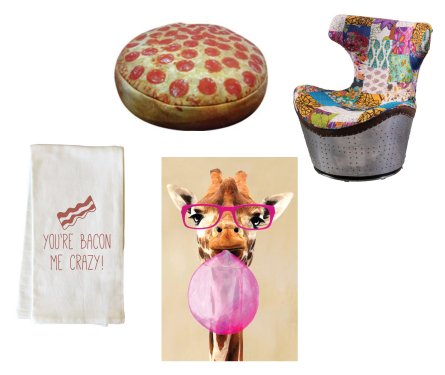
#> input picture finds.png, 445 x 375 px
$ jupyter execute --allow-errors Seam+Carving.ipynb   (shell and % lines are left out)
#> lines starting #> are read from the running program, lines starting #| are printed output that depends on the picture; after the words box and inside, x2 and y2 are one past the last pixel; in counts of white or black regions, pixels touching at a corner belong together
### seamcarving.py
""" Seam carving functions

Written for seam carving workshop -- functions to
find and remove vertical seams.

author: Rebecca Perry
"""

import random
import numpy as np


def findseam(image):
    """Find a seam running from top to bottom of image

    image:  color or grayscale image to remove seam from
    """

    #1: convert to grayscale if necessary
    grayscale = len(np.shape(image))==2
    if grayscale:
        gray = image.astype(np.uint8)
    else:
        gray = np.sum(image,axis=2).astype(np.uint8)
    num_rows, num_cols = np.shape(gray)


    #2: find the energy, or amount of interest in the image
    # define energy based on pixel difference along a row

    #assume edges wrap
    #differences along rows
    energy = np.copy(gray)

    energy[1:-1,1:-1] = (abs(gray[1:-1,1:-1]-gray[:-2,1:-1])+
                     abs(gray[1:-1,1:-1]-gray[2:,1:-1])+
                     abs(gray[1:-1,1:-1]-gray[1:-1,:-2])+
                     abs(gray[1:-1,1:-1]-gray[1:-1,2:]))

    energy[:,0] = (abs(gray[:,0]-gray[:,1])+
                   abs(gray[:,0]-gray[:,-1]))
    energy[:,-1] = (abs(gray[:,-1]-gray[:,-2])+
                   abs(gray[:,-1]-gray[:,0]))

    energy[:,1:-1] = (abs(gray[:,1:-1]-gray[:,:-2])+
                         abs(gray[:,1:-1]-gray[:,2:]))

    #differences along columns
    energy2 = np.copy(gray)
    energy2[0,:] = (abs(gray[0,:]-gray[1,:])+
                   abs(gray[0,:]-gray[-1,:]))
    energy2[1,:] = (abs(gray[-1,:]-gray[-2,:])+
                   abs(gray[-1,:]-gray[0,:]))

    energy2[1:-1,:] = (abs(gray[1:-1,:]-gray[1:-1,:])+
                         abs(gray[1:-1,:]-gray[1:-1,:]))
    energy+=energy2


    #3: calculate energy paths
    energypaths = np.zeros([num_rows,num_cols])
    energypaths[0,:] = energy[0,:]

    for row in np.arange(1,num_rows):
        energypaths[row,0] = energy[row,0]+min(energypaths[row-1,:2])
        energypaths[row,num_cols-1] = energy[row,num_cols-1]+min(energypaths[row-1,num_cols-2:])

        #left, center, or right
        triples = np.zeros([num_cols-2,3])
        triples[:,0] = energypaths[row-1,:num_cols-2]
        triples[:,1] = energypaths[row-1,1:num_cols-1]
        triples[:,2] = energypaths[row-1,2:]
        energypaths[row,1:num_cols-1] = energy[row,1:num_cols-1]+np.min(triples,axis=1)

    #4: pick out the lowest energy path and construct the seam from it
    seam = np.zeros(num_rows).astype(int)
    minimums = np.where(energypaths[-1,:]==energypaths[-1,:].min())[0]
    seam[-1] = random.choice(minimums)

    for row in np.arange(num_rows-2,-1,-1):
        prevcol = seam[row+1]
        if prevcol!=0 and prevcol!=num_cols-1:
            if energypaths[row,prevcol-1]<energypaths[row,prevcol] and energypaths[row,prevcol-1]<energypaths[row,prevcol+1]:
                seam[row] = prevcol-1
            elif energypaths[row,prevcol+1]<energypaths[row,prevcol-1] and energypaths[row,prevcol+1]<energypaths[row,prevcol]:
                seam[row] = prevcol+1
            else:
                seam[row] = prevcol
        if prevcol==0:
            if energypaths[row,prevcol]<=energypaths[row,prevcol+1]:
                seam[row] = prevcol
            else:
                seam[row] = prevcol+1
        if prevcol==num_cols-1:
            if energypaths[row,prevcol]<=energypaths[row,prevcol-1]:
                seam[row] = prevcol
            else:
                seam[row] = prevcol-1

    return seam, energypaths


def removeseam(image,seam):
    """ Removes one seam from an image

    image:  color or grayscale image to remove seam from
    seam: starting from top of image, list of column
        values to remove
    """
    grayscale = len(np.shape(image))==2

    if grayscale:
        startrows, startcols = np.shape(image)
        binarymask = np.ones(np.shape(image[:,:]),dtype=bool)
    else:
        startrows, startcols, colors = np.shape(image)
        binarymask = np.ones(np.shape(image[:,:,0]),dtype=bool)

    for row in range(startrows):
        binarymask[row,seam[row]]=False
    keep = image[binarymask]

    if grayscale:
        keep = keep.reshape(startrows,startcols-1)
    else:
        keep = keep.reshape(startrows,startcols-1,colors)

    return keep

### Seam+Carving.ipynb
This notebook is for an interactive workshop on using Python for image analysis - with the Seam Carving algorithm as an example. We'll start out with some setup and background to show everyone that images are simply arrays of numbers that can be manipulated like any other data. Then we'll do a quick demonstration of the Seam Carving algorithm which uses pixelwise calculations to stealthily resize images.

For more seam_carving with Python, you may want to investigate scikit-image and its built-in seam carving functionality:<br> http://scikit-image.org/docs/dev/auto_examples/transform/plot_seam_carving.html

Here, we implement seam carving with ony the most standard scientific python libraries to show the pixelwise manipulation that is so powerful to be used in all kinds of applications.

Author: Rebecca Perry, reperry@wayfair.com
Created: January, 2018; last updated Feb 2020

# 1. Setup

Check that Matplotlib imports correctly by making a plot. Click into the first "cell" and then type shift-enter to run the code in that cell.

[cell 1]

import os
import urllib
import requests
import numpy as np
import imageio
from PIL import Image
import matplotlib.pyplot as plt
import seamcarving #separate .py file supplied alongside this notebook

plt.rcParams['figure.figsize'] = (10, 6)
plt.plot([1,2,3],[2,3,6],'-ro')

Exercise 1:

Check that imageio imported correctly by reading and displaying an image. To load the image, you will need to correct the file path to match the file structure on your computer.

(Products in image found at https://www.wayfair.com/finds !)

[cell 2]
imfilepath = os.path.relpath('.')+os.sep+'finds.png'
im = imageio.imread(imfilepath)
#> im is the input picture: shape (375, 445, 3); mean R, G, B 226.7, 214.7, 207.9
plt.imshow(im)

# 2. The Contents of a Digital Image

A very brief overview of Python data types before an introduction to what the guts of a digital image look like.

[cell 3]
#integer vs. float
mynumber = 8
print(mynumber)
type(mynumber)

[cell 4]
myothernumber = 8.0
print(myothernumber)
type(myothernumber)

[cell 5]
#lists and slicing
mylist = [5,6,7,'banana']
print(mylist)
print(mylist[2])
print(mylist[1:3])
print(mylist[1:])
print(mylist[:2])
type(mylist)

Exercise 2:

Use the following cell to slice into mylist to return the last two values of the list.

[cell 6]
#numpy arrays
myarray = np.array([[1,2,3],[4,5,6],[7,8,9]])
print(myarray)

[cell 7]
plt.imshow(myarray)
plt.gray()
plt.colorbar()
plt.title('A 3x3 Array Displayed as an Image')

[cell 8]
im = imageio.imread(imfilepath)
plt.imshow(im)

[cell 9]
print(type(im))
#| <class 'numpy.ndarray'>
print(np.shape(im))
#| (375, 445, 3)
print(type(im[0,0,0]))
#| <class 'numpy.uint8'>
print('Image array min: {0}\nImage array max: {1}'.format(np.min(im), np.max(im)))
#| Image array min: 0
#| Image array max: 255

The image is an array of unsigned 8-bit integers with values ranging from 0 to 255. The image is 375 pixels high and 445 pixels wide. Each pixel has three values for the amount of red, green, and blue in the color at that pixel.

[cell 10]
#see the pixel values in a section of the image
#to index into this color image, use three values or ranges of values:
#rows, columns, and colors (in that order)
print(im[50:100, 350:400, :])
#> (printed output is left out)
plt.imshow(im[50:100,350:400,:], interpolation='None')

[cell 11]
#Show the red, green, and blue channels of the image
blank = np.zeros(np.shape(im)).astype(np.uint8)

plt.figure(figsize=[20,20])

plt.subplot(1,3,1)
red = np.copy(blank)
red[:,:,0] = im[:,:,0]
plt.imshow(red)

plt.subplot(1,3,2)
green = np.copy(blank)
green[:,:,1]=im[:,:,1]
plt.imshow(green)

plt.subplot(1,3,3)
blue = np.copy(blank)
blue[:,:,2]=im[:,:,2]
plt.imshow(blue)

[cell 12]
#how does it look if we combine two of the three colors?
bluegreen = np.copy(blank)
bluegreen[:,:,1] = im[:,:,1]
bluegreen[:,:,2] = im[:,:,2]
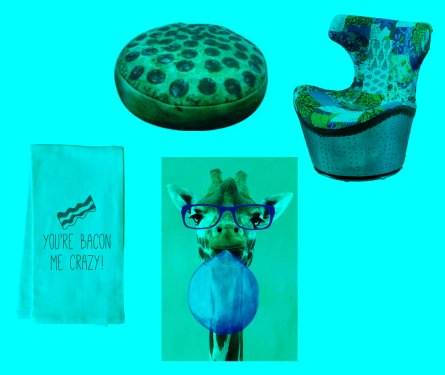
#> bluegreen: shape (375, 445, 3); mean R, G, B 0, 214.7, 207.9
plt.imshow(bluegreen)

[cell 13]
#recover the original image by setting the red, green, and blue channels
#the new image to the red, green, and blue channels in the original
allcolors = np.copy(blank)
allcolors[:,:,0]=im[:,:,0]
allcolors[:,:,1]=im[:,:,1]
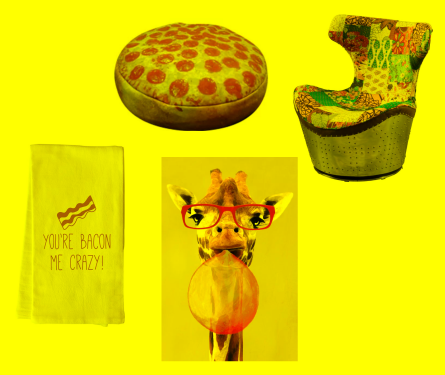
#> allcolors: shape (375, 445, 3); mean R, G, B 226.7, 214.7, 0
allcolors[:,:,2]=im[:,:,2]
plt.imshow(allcolors)

Exercise 3:

Check for understanding: Make one 200x200 pixel image that is entirely black, another that is entirely white, and a third that is half one color and half another color.

Need RGB values? http://htmlcolorcodes.com/

A digital image is simply an array of data that we can perform operations on like any other data. When viewed this way, you can come up with many clever image manipulations!

# 3. Seam Carving Components

Seam carving is a clever algorithm for reshaping images by removing the least interesting pixels. This could be useful for showing the same image on screens with different aspect ratios. Instead of removing whole columns from the image, we find and remove optimal single-pixel-wide paths running from the top of the image to the bottom of the image.

Original seam carving paper: Shai Avidan and Ariel Shamir, 2007 graphics.cs.cmu.edu/courses/15-463/2007_fall/hw/proj2/imret.pdf

[cell 14]
#load in a fresh copy of the image
im = imageio.imread(imfilepath)
plt.imshow(im)
np.shape(im)
#> Out = (375, 445, 3)

[cell 15]
# cropping columns from one side results in lost content
plt.imshow(im[:,:400,:])

[cell 16]
#resizing image results in distorted products
narrow = np.array(Image.fromarray(im).resize([375,400]))
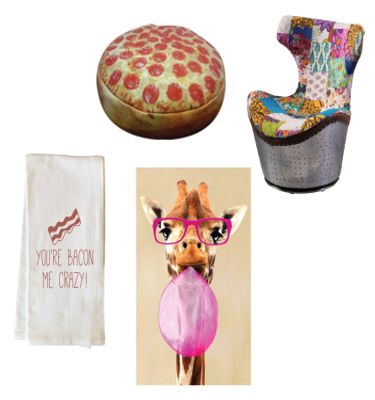
#> narrow: shape (400, 375, 3); mean R, G, B 226.7, 214.7, 207.8
plt.imshow(narrow)

And now, the seam carving approach! This involves 4 steps to make the image narrower by 1 pixel-width:

(1) Calculating how interesting each pixel is: this is the "energy" of each pixel<br>
(2) Calculating the sum of the energy along paths that connect the top and bottom of the image<br>
(3) Identify the path that collects the least energy<br>
(4) Remove the pixels along this selected path from the image<br>

[cell 17]
# (1) calculate how interesting each pixel is: the "energy" of each pixel

# convert the color image into grayscale by adding the three color
# layers together
gray = np.sum(im, axis=2)

# I am defining the energy as the difference between a pixel and
# its 4 neighbors, could also use edge detection (e.g. Sobel)
energy = np.copy(gray)
energy[1:-1, 1:-1] = (abs(gray[1:-1,1:-1]-gray[:-2,1:-1])+
                      abs(gray[1:-1,1:-1]-gray[2:,1:-1])+
                      abs(gray[1:-1,1:-1]-gray[1:-1,:-2])+
                      abs(gray[1:-1,1:-1]-gray[1:-1,2:]))
#treat last row of energy separately
energy[-1, 1:-1] = (abs(gray[-1,1:-1]-gray[-2,1:-1])+
                    abs(gray[-1,1:-1]-gray[-1,:-2])+
                    abs(gray[-1,1:-1]-gray[-1,2:]))
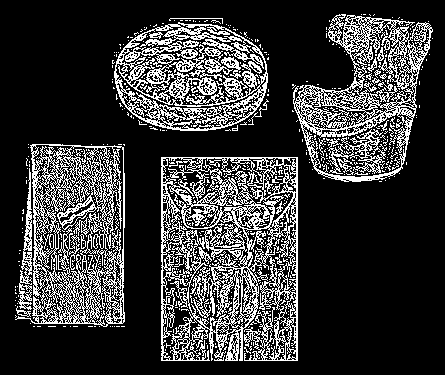
#> energy: shape (375, 445) uint64; min 0, max 1.84e+19, mean 4.12e+18; drawn with min black and max white
#NOTE: ignoring top row and left and right edges for now

plt.imshow(energy.astype(np.uint8))
plt.jet()
plt.colorbar()

[cell 18]
#(2) calculate the cumulative energy you collect by following a path
# from the top to the bottom of the image. At each pixel, show the
# minimum value of cumulative energy to get there.
energypaths = np.zeros(np.shape(gray))
energypaths[0,:] = energy[0,:]
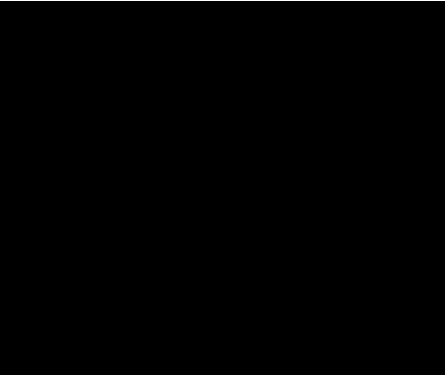
#> energypaths: shape (375, 445) float64; values 0 (black) and 765 (white), 0.27% white in thin lines or dots, all inside (x1, y1, x2, y2) = (0, 0, 445, 1)

num_rows, num_cols = np.shape(gray)
#> num_rows = 375; num_cols = 445

for row in range(1,num_rows):
    for col in range(num_cols):
        if col==0:
            energypaths[row,col] = (energy[row,col]+
                                   min(energypaths[row-1,:2]))
        elif col==num_cols-1:
            energypaths[row,col] = (energy[row,col]+
                                    min(energypaths[row-1,col-1:num_cols]))
        else:
            energypaths[row,col] = (energy[row,col]+
                                    min(energypaths[row-1,col-1:col+2]))
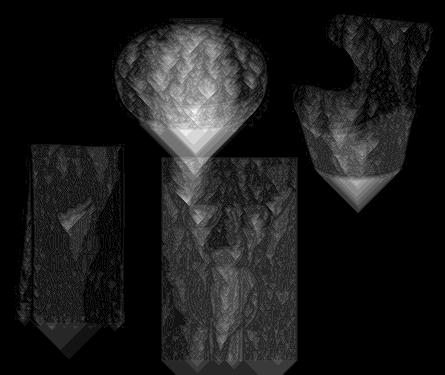
#> energypaths: shape (375, 445) float64; min 765, max 2.4e+20, mean 2.53e+19; drawn with min black and max white

plt.imshow(energypaths)
plt.title('Brighter Colors are more "Interesting" pars of the Image')

[cell 19]
#(3) find the seam running from top edge to bottom edge with the lowest energy

#start at the bottom to find the smallest value of accumulated energy
minima = np.where(energypaths[-1,:]==energypaths[-1,:].min())[0]
#> minima = 321 values from 1 to 443
#settle ties among multiple equivalent minima by choosing randomly
minimum = np.random.choice(minima)
#> minimum = 295

#for each row above the bottom one, determine the matching column value
colvals = np.zeros(num_rows).astype(int)
#> colvals = 375 values from 0 to 0
colvals[-1] = minimum

for row in np.arange(num_rows-2,-1,-1):
    prevcol = colvals[row+1]
    if prevcol!=0 and prevcol!=num_cols-1:
        if (energypaths[row,prevcol-1]<energypaths[row,prevcol] and
           energypaths[row,prevcol-1]<energypaths[row,prevcol+1]):
            colvals[row] = prevcol-1
        elif (energypaths[row,prevcol+1]<energypaths[row,prevcol-1] and
              energypaths[row,prevcol+1]<energypaths[row,prevcol]):
            colvals[row] = prevcol+1
        else:
            colvals[row] = prevcol
    if prevcol==0:
        if energypaths[row,prevcol]<=energypaths[row,prevcol+1]:
            colvals[row] = prevcol
        else:
            colvals[row] = prevcol+1
    if prevcol==num_cols-1:
        if energypaths[row,prevcol]<=energypaths[row,prevcol-1]:
            colvals[row] = prevcol
        else:
            colvals[row] = prevcol-1
#> after the loop, colvals = 375 values, max 299 at index 133, min 290 at index 0, mean 296

[cell 20]
#show the seam to be removed
seamdisplay = np.copy(im)

seamdisplay[range(num_rows),colvals,:]=[255,0,0]
if colvals.min()>0:
    seamdisplay[range(num_rows),colvals-1,:]=[255,0,0]
if colvals.max()<num_cols-2:
    seamdisplay[range(num_rows),colvals+1,:]=[255,0,0]

plt.figure(figsize=(12,12))
plt.imshow(seamdisplay[:,:])

[cell 21]
smallerim = seamcarving.removeseam(im,colvals)
#> after the loop in removeseam, `for row in range(startrows):`:
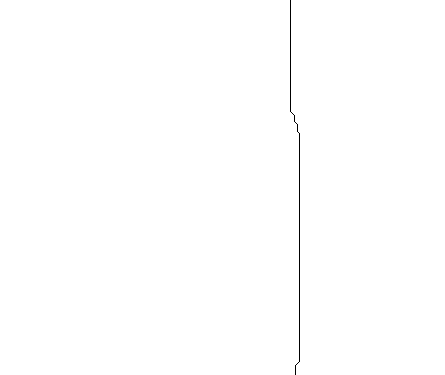
#> binarymask: shape (375, 445) bool; 99.8% white; black in thin lines or dots, all inside (x1, y1, x2, y2) = (290, 0, 300, 375)
np.shape(smallerim)
plt.imshow(smallerim)
print('Starting image size: {0}'.format(np.shape(seamdisplay)))
#| Starting image size: (375, 445, 3)
print('Resulting image size: {0}'.format(np.shape(smallerim)))
#| Resulting image size: (375, 444, 3)

# 4. Reusing the code to substantially resize images

[cell 22]
original = imageio.imread(imfilepath)
workingim = np.copy(original)
for i in range(60):
    seam, energypaths = seamcarving.findseam(workingim)
    workingim = seamcarving.removeseam(workingim,seam)
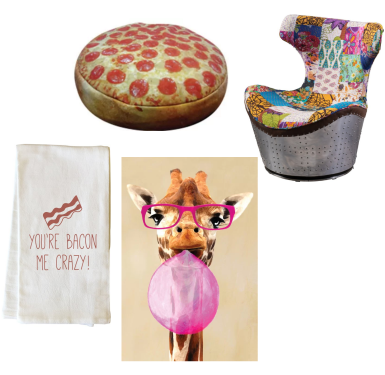
#> workingim: shape (375, 385, 3); mean R, G, B 222.3, 208.4, 200.5

[cell 23]
fig = plt.figure(figsize=(8,12))
plt.subplot(3,1,1)
plt.imshow(energypaths)
plt.title('Final Energy Map')

axes = plt.subplot(3,1,2,facecolor='gray')
plt.imshow(original)
plt.title('Starting size: {0} x {1}'.format(np.shape(original)[0],
                                            np.shape(original)[1]))
plt.axis('equal')

plt.subplot(3,1,3,facecolor='gray')
plt.imshow(workingim)
plt.title('Final size: {0} x {1}'.format(np.shape(workingim)[0],
                                         np.shape(workingim)[1]))
plt.axis('equal')

print('Starting image size: {0}'.format(np.shape(original)))
#| Starting image size: (375, 445, 3)
print('Resulting image size: {0}'.format(np.shape(workingim)))
#| Resulting image size: (375, 385, 3)

Exercise 4:<br>
Try another image! Remember to edit the file path to direct to the image on your computer. What are the results like when you remove different numbers of paths?

[cell 24]
#Image attribution: By Getfunky Paris (Flickr) [CC BY 2.0 (http://creativecommons.org/licenses/by/2.0)], via Wikimedia Commons
#https://commons.wikimedia.org/wiki/File%3AEiffel_Tower_and_Pont_Alexandre_III_at_night.jpg

imurl = 'https://upload.wikimedia.org/wikipedia/commons/thumb/d/de/Eiffel_Tower_and_Pont_Alexandre_III_at_night.jpg/640px-Eiffel_Tower_and_Pont_Alexandre_III_at_night.jpg'

#> (the rest of this cell did not finish here and is left out)

[cell 25]
#original = imageio.imread(imfilepath)
workingim = np.copy(original)
paths = 150

for i in range(paths):
    seam, energypaths = seamcarving.findseam(workingim)
    workingim = seamcarving.removeseam(workingim,seam)
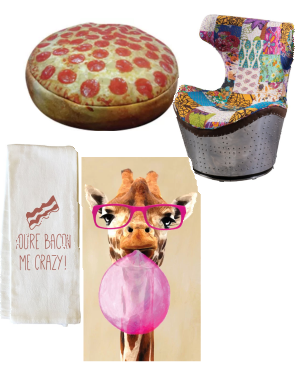
#> workingim: shape (375, 295, 3); mean of channels 0, 1, 2 215.4, 198.4, 189.6; drawn as R, G, B

[cell 26]
fig = plt.figure(figsize=(8,12))
plt.subplot(3,1,1)
plt.imshow(energypaths)

axes = plt.subplot(3,1,2,facecolor='gray')
plt.imshow(original)
plt.title('Starting size: {0} x {1}'.format(np.shape(original)[0],np.shape(original)[1]))
plt.axis('equal')

plt.subplot(3,1,3,facecolor='gray')
plt.imshow(workingim)
plt.title('Final size: {0} x {1}'.format(np.shape(workingim)[0],np.shape(workingim)[1]))
plt.axis('equal')

print('Starting image size: {0}'.format(np.shape(original)))
#| Starting image size: (375, 445, 3)
print('Resulting image size: {0}'.format(np.shape(workingim)))
#| Resulting image size: (375, 295, 3)
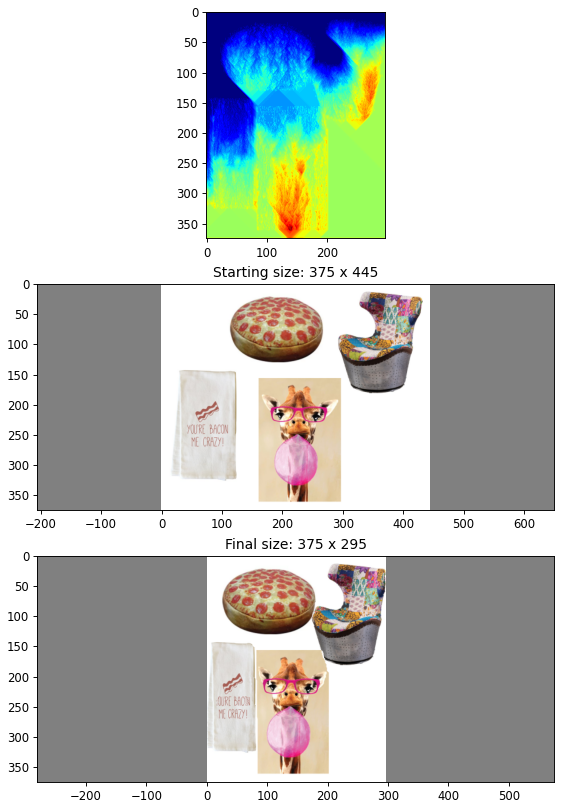
#> figure drawn by matplotlib, 3 panels
